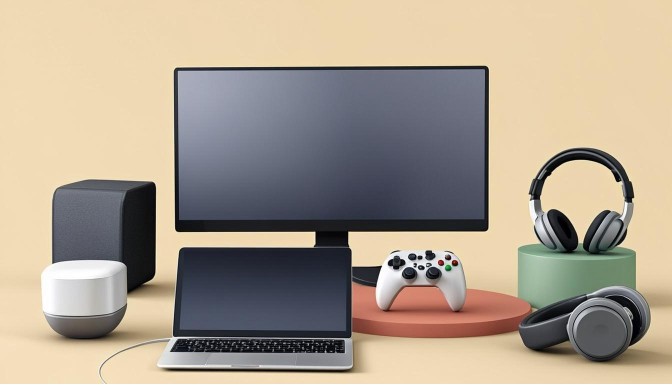
#> input picture scripts/task80-raw/where-to-buy-electronics-online-in-somalia.png, 1344 x 768 px, found by its file name (shown at 1/2 size)
$ python task80-optimize-covers.py
#> lines starting #> are read from the running program, lines starting #| are printed output that depends on the picture
#!/usr/bin/env python3
"""Task 80: crop blog covers to exact 16:9 (1200x675) and save as optimized JPG.

Picks: v1 for electronics/phones/home-office, v2 for supplements/online-shopping.
Source: 1344x768 (ratio 1.75) -> center-crop height to 1344/ (16/9) = 756
        -> resize to 1200x675 -> JPG quality 82 optimize.
"""
from pathlib import Path
from PIL import Image

RAW = Path("/home/z/my-project/scripts/task80-raw")
OUT = Path("/home/z/my-project/public/images/blog")
OUT.mkdir(parents=True, exist_ok=True)

PICKS = {
    "where-to-buy-electronics-online-in-somalia": RAW / "where-to-buy-electronics-online-in-somalia.png",
    "how-to-buy-phones-online-in-somalia": RAW / "how-to-buy-phones-online-in-somalia.png",
    "buying-health-supplements-online-in-somalia": RAW / "buying-health-supplements-online-in-somalia.v2.png",
    "setting-up-a-home-office-in-somalia": RAW / "setting-up-a-home-office-in-somalia.png",
    "online-shopping-in-somalia-how-it-works": RAW / "online-shopping-in-somalia-how-it-works.v2.png",
}

TARGET_W, TARGET_H = 1200, 675  # exact 16:9
RATIO = TARGET_W / TARGET_H

for slug, src in PICKS.items():
    if not src.exists():
        raise SystemExit(f"MISSING source: {src}")
    im = Image.open(src).convert("RGB")
#> im is the input picture: PIL image 1344x768 RGB; mean R, G, B 171.4, 158.9, 142.4
    w, h = im.size
#> w = 1344; h = 768
    # center-crop to 16:9
    if w / h > RATIO:
        new_w = int(h * RATIO)
        x0 = (w - new_w) // 2
        im = im.crop((x0, 0, x0 + new_w, h))
    else:
        new_h = int(w / RATIO)
#> new_h = 756
        y0 = (h - new_h) // 2
#> y0 = 6
        im = im.crop((0, y0, w, y0 + new_h))
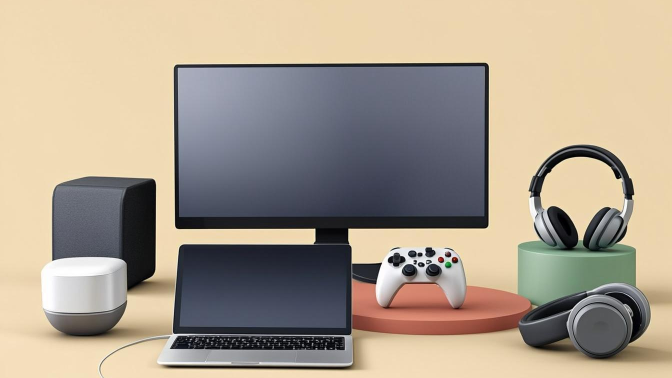
#> im: PIL image 1344x756 RGB (shown at 1/2 size); mean R, G, B 170.4, 158, 141.8
    im = im.resize((TARGET_W, TARGET_H), Image.LANCZOS)
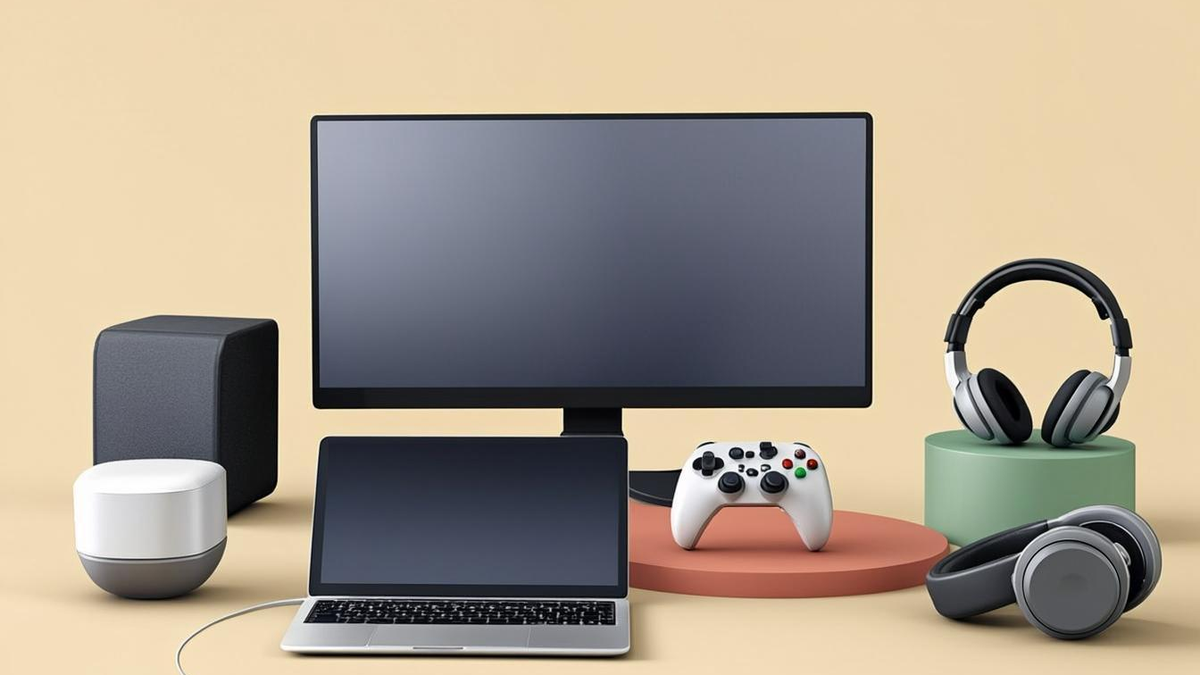
#> im: PIL image 1200x675 RGB; mean R, G, B 170.4, 158, 141.8
    dst = OUT / f"{slug}.jpg"
    im.save(dst, "JPEG", quality=82, optimize=True, progressive=True)
#> (the run stopped early here; a loop or call above may not have finished)

$ run again, with scripts/task80-raw/online-shopping-in-somalia-how-it-works.png copied over scripts/task80-raw/where-to-buy-electronics-online-in-somalia.png
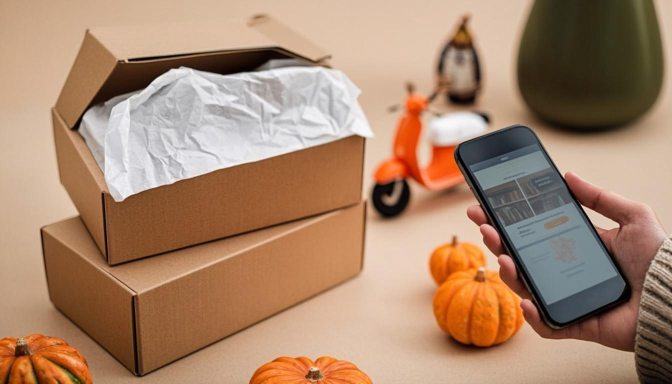
#> input picture scripts/task80-raw/online-shopping-in-somalia-how-it-works.png, 1344 x 768 px, found by its file name (shown at 1/2 size)
#> im is the input picture: PIL image 1344x768 RGB; mean R, G, B 169, 134.7, 109.3
#> `im = im.crop((0, y0, w, y0 + new_h))`:
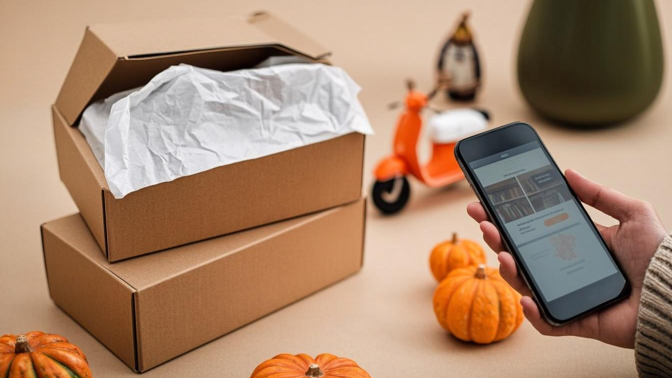
#> im: PIL image 1344x756 RGB (shown at 1/2 size); mean R, G, B 168.8, 134.6, 109.2
#> `im = im.resize((TARGET_W, TARGET_H), Image.LANCZOS)`:
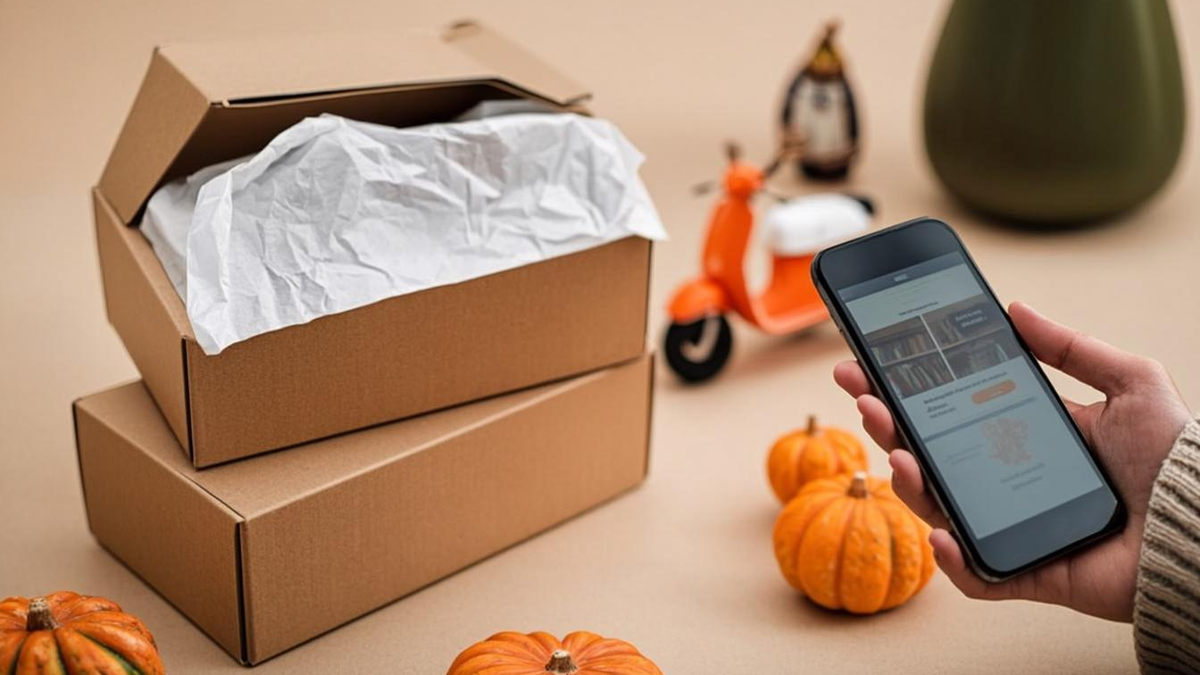
#> im: PIL image 1200x675 RGB; mean R, G, B 168.8, 134.6, 109.2
